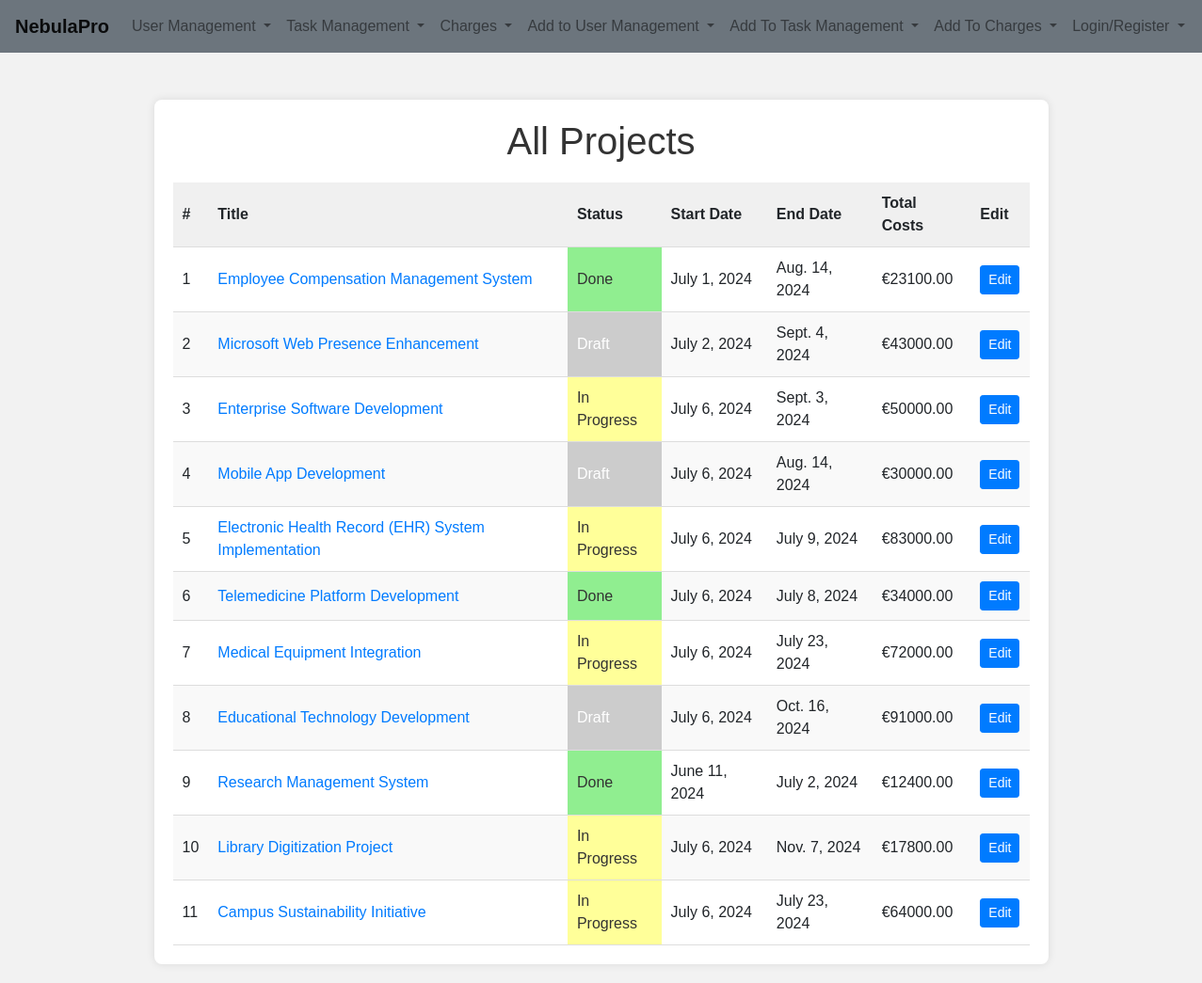
Page /projects/ on the earlier database version.
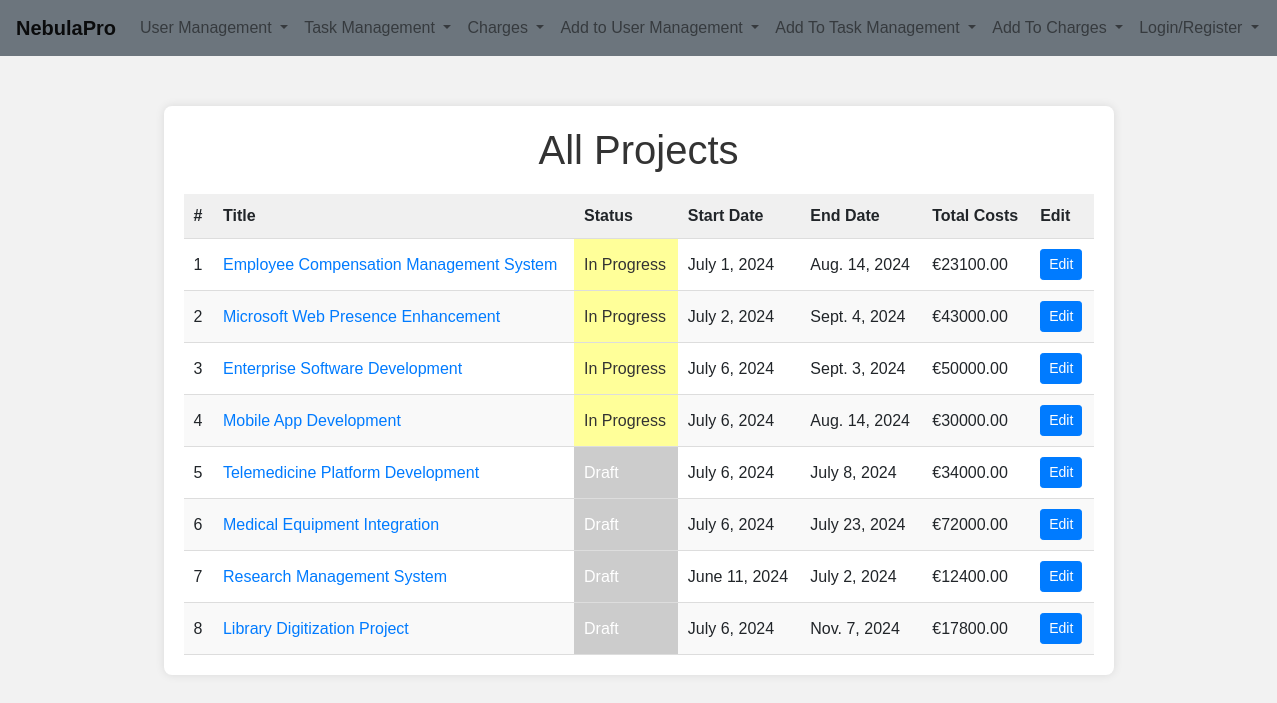
Same page on the later database version.
### task_management/models.py (models this page shows, shortened)
class Project(models.Model):
    title = models.CharField(max_length=225)
    active = models.BooleanField(default= False)
    client = models.ForeignKey(Client, null = False, on_delete=models.CASCADE)
    status = models.CharField(max_length=225, choices=PROJECT_STATUS_CHOICES, default = 'draft')
    created_date = models.DateTimeField(auto_now_add=True)
    start_date = models.DateField()
    end_date = models.DateField()
    total_costs = models.DecimalField(max_digits=10, decimal_places=2)

### task_management/views.py (the view)
# urls.py: path('projects/', ProjectsListView.as_view(), name='projects-list'),
class ProjectsListView(ListView):
    model = Project
    template_name = 'lists/project_list.html'
    context_object_name = 'allprojects'

### task_management/templates/lists/project_list.html (shortened to what this page needs)
{% extends 'base.html' %}
{% load static %}
{% block extra_css %}
<link rel="stylesheet" href="{% static 'css/task_management/all_projects_list.css' %}">
{% endblock %}
{% block content %}
    <div class="container">
        <h1 class="project-header">All Projects</h1>
        <div class="table-container">
            <table class="project-table">
                <thead>
                    <tr>
                        <th>#</th>
                        <th>Title</th>
                        <th>Status</th>
                        <th>Start Date</th>
                        <th>End Date</th>
                        <th>Total Costs</th>
                        <th>Edit</th>
                    </tr>
                </thead>
                <tbody>
                    {% for project in allprojects %}
                    <tr class="{% cycle 'table-striped-row-grey' 'table-striped-row-white' %}">
                        <td>{{ forloop.counter }}</td>
                        <td>
                            <a href="{% url 'project_tasks' project.id %}">
                                {{ project.title }}
                            </a>
                        </td>
                        <td class="{% if project.status == 'draft' %}status-draft{% elif project.status == 'in_progress' %}status-in-progress{% elif project.status == 'done' %}status-done{% endif %}">
                            {{ project.get_status_display|title }}
                        </td>
                        <td>{{ project.start_date }}</td>
                        <td>{{ project.end_date }}</td>
                        <td>€{{ project.total_costs }}</td>
                        <td><a href="{% url 'edit_project' project.id %}" class="btn btn-primary btn-sm">Edit</a></td>
                    </tr>
                    {% empty %}
                    <tr>
                        <td colspan="7" class="text-center">No projects found.</td>
                    </tr>
                    {% endfor %}
                </tbody>
            </table>
        </div>
    </div>
{% endblock %}

### nebula_app/templates/base.html (shortened to what this page needs)
{% load static %}
<!doctype html>
<html lang="en">
  <head>
    <link rel="stylesheet" href="https://cdn.jsdelivr.net/npm/bootstrap@4.6.2/dist/css/bootstrap.min.css">
    {% block extra_css %}{% endblock %}
  </head>
  <body>
    <nav class="navbar navbar-expand-lg navbar-light bg-secondary">
      <a class="navbar-brand" href="{% url 'home' %}"><strong>NebulaPro</strong></a>
      <div class="collapse navbar-collapse" id="navbarSupportedContent">
        <ul class="navbar-nav mr-auto">
          <li class="nav-item dropdown">
            <a class="nav-link dropdown-toggle" href="#" role="button" data-toggle="dropdown" aria-expanded="false">
              User Management
            </a>
          </li>
          <li class="nav-item dropdown">
            <a class="nav-link dropdown-toggle" href="#" role="button" data-toggle="dropdown" aria-expanded="false">
              Task Management
            </a>
          </li>
          <li class="nav-item dropdown">
            <a class="nav-link dropdown-toggle" href="#" role="button" data-toggle="dropdown" aria-expanded="false">
              Charges
            </a>
          </li>
          <li class="nav-item dropdown">
            <a class="nav-link dropdown-toggle" href="#" role="button" data-toggle="dropdown" aria-expanded="false">
              Add to User Management
            </a>
          </li>
          <li class="nav-item dropdown">
            <a class="nav-link dropdown-toggle" href="#" role="button" data-toggle="dropdown" aria-expanded="false">
              Add To Task Management
            </a>
          </li>
          <li class="nav-item dropdown">
            <a class="nav-link dropdown-toggle" href="#" role="button" data-toggle="dropdown" aria-expanded="false">
              Add To Charges
            </a>
          </li>
        </ul>
        <ul class="navbar-nav ml-auto">
          {% if not user.is_authenticated %}
          <li class="nav-item dropdown">
            <a class="nav-link dropdown-toggle" href="#" role="button" data-toggle="dropdown" aria-expanded="false">
              Login/Register
            </a>
          </li>
          {% endif %}
        </ul>
      </div>
    </nav>
    <div class="main-content">
      {% block content %}
      {% endblock %}
    </div>
  </body>
</html>

### static/css/task_management/all_projects_list.css (style rules this page uses)
body { font-family: Arial, sans-serif; background-color: #f2f2f2; margin: 0; padding: 0; }
.container { max-width: 950px; margin: 20px auto; padding: 20px; background-color: #fff; border-radius: 8px; box-shadow: 0 0 10px rgba(0, 0, 0, 0.1); }
.project-header { text-align: center; color: #333; margin-bottom: 20px; }
.table-container { overflow-x: auto; }
.project-table { width: 100%; border-collapse: collapse; background-color: #fff; box-shadow: 0 0 10px rgba(0, 0, 0, 0.1); }
.project-table th, .project-table td { padding: 10px; text-align: left; border-bottom: 1px solid #ddd; }
.project-table th { background-color: #f0f0f0; }
.project-table tbody tr:nth-child(even) { background-color: #f9f9f9; }
.status-draft { background-color: #CCCCCC; color: #ffffff; }
.status-in-progress { background-color: #FFFF99; color: #333; }

### nebula_app/templates/base.html (style rules this page uses)
.main-content { margin: 50px 100px 0; }
.navbar { z-index: 1000; }

Differences in the rows shown:
removed Project: title "Electronic Health Record (EHR) System Implementation", status "In Progress", start_date "July 6, 2024", end_date "July 9, 2024", total_costs "83000.00"
removed Project: title "Educational Technology Development", status "Draft", start_date "July 6, 2024", end_date "Oct. 16, 2024", total_costs "91000.00"
removed Project: title "Campus Sustainability Initiative", status "In Progress", start_date "July 6, 2024", end_date "July 23, 2024", total_costs "64000.00"
changed Project "Employee Compensation Management System": status "Done" → "In Progress"
changed Project "Microsoft Web Presence Enhancement": status "Draft" → "In Progress"
changed Project "Mobile App Development": status "Draft" → "In Progress"
changed Project "Telemedicine Platform Development": status "Done" → "Draft"
changed Project "Medical Equipment Integration": status "In Progress" → "Draft"
changed Project "Research Management System": status "Done" → "Draft"
changed Project "Library Digitization Project": status "In Progress" → "Draft"
